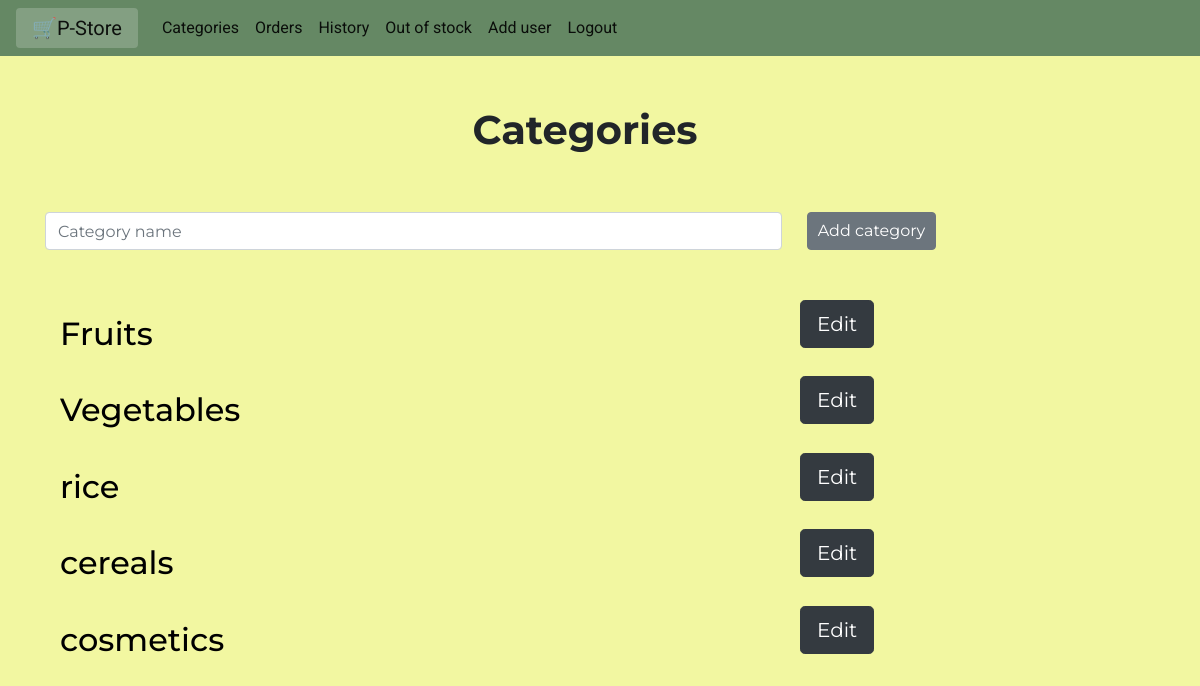
The page /category on the database its author committed.
### tables this page shows
CREATE TABLE Categories (
    c_id INTEGER PRIMARY KEY AUTOINCREMENT,
    c_name varchar(20) not null
);

### app.py (the view, shortened to what this page needs)
@app.route('/category',methods=('GET','POST'))
def category():
        conn = get_db_connection()
        categories = conn.execute('SELECT * FROM Categories').fetchall()
        conn.close()
        return render_template('category.html',categories=categories)

### app.py (called while the page is built)
def get_db_connection():
    conn = sqlite3.connect('database.db')
    conn.row_factory = sqlite3.Row
    return conn

### templates/category.html (shortened to what this page needs)
{% extends 'base2.html' %}
{% block content %}
<div class=container style="display: flex; justify-content: center;">
   <h1 style="text-align:center; margin-top:50px; font-weight:bold; display:inline ;margin-right:30px "> {% block title %} Categories {% endblock %}</h1>
</div>
<form method="post" style="padding-top:50px; padding-bottom:50px;">
  <div class="form-row">
    <div class="col-8">
      <input type="text" class="form-control" name="category_name" placeholder="Category name">
    </div>
    <button type="submit button" style="margin-left:20px; padding-left:10px; padding-right:10px;" class="btn btn-secondary">Add category</button>
  </div>
</form>
   {% for category in categories %}
   <div class="container">
       <div class="row">
           <div class="category col-md-8" >
           <a href="{{ url_for('items_list',c_id=category['c_id']) }}">
               <h2>{{ category['c_name'] }}</h2>
           </div>
           <div class="col-md-4">
           <a href="{{ url_for('c_edit',c_id=category['c_id']) }}">
                <button class="btn btn-dark btn-lg">Edit</button>
                </a>
           </div>
    {% endfor %}
{% endblock %}

### static/css/styles.css (style rules this page uses)
.category { margin-top:15px; margin-bottom:15px; }
a:link { color: black; background-color: transparent; text-decoration: none; }

### templates/category.html (style rules this page uses)
body { background-color:#F2F7A1; font-family:Montserrat; }

### rows shown on the page
Categories: c_name "Fruits"
Categories: c_name "Vegetables"
Categories: c_name "rice"
Categories: c_name "cereals"
Categories: c_name "cosmetics"
